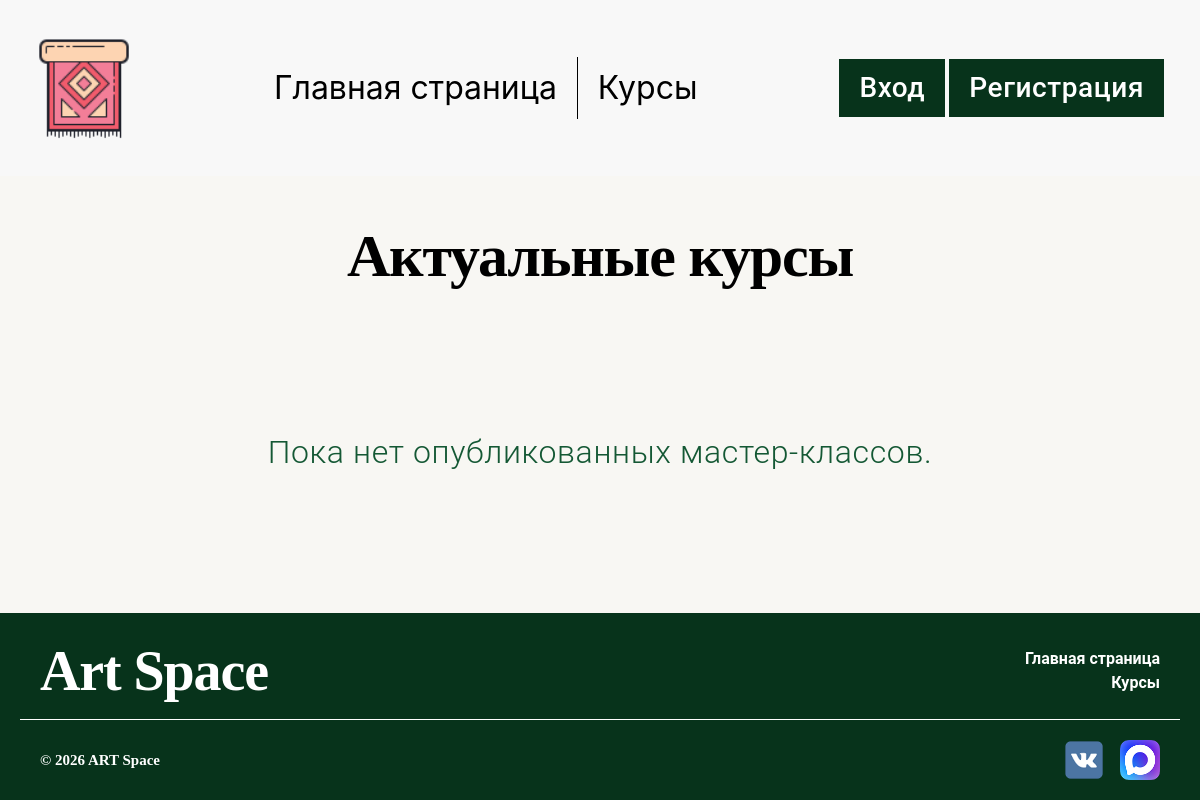
Before: /masterclass/ with the older database file.
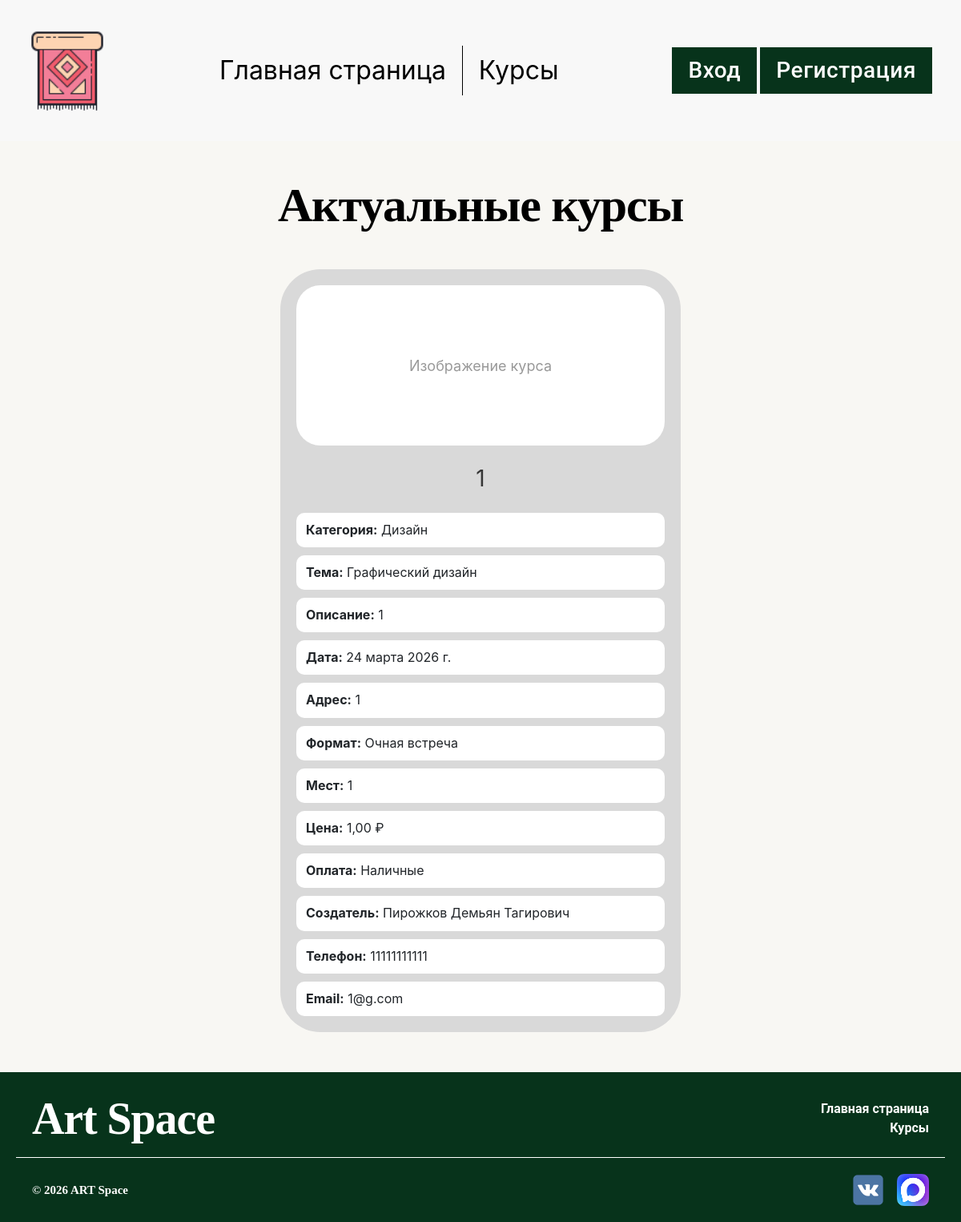
After: the same page with the newer database file.
### main/models.py (models this page shows, shortened)
class MasterClass(models.Model):
    METHODS_PAYMENT_CHOICES = {
        1: "Банковская карта",
        2: "Онлайн-перевод",
        3: "Наличные",
    }
    FORMAT_CHOICES = {
        1: "Очная встреча",
        2: "Онлайн",
    }
    STATUS_CHOICES = {
        1: "Черновик",
        2: "На модерации",
        3: "Опубликован",
        4: "Идёт проведение",
        5: "Завершён",
        6: "Отклонён",
    }
    name = models.CharField(max_length=200, verbose_name='Название мастер-класса')
    category = models.ForeignKey(Category, on_delete=models.CASCADE, verbose_name='Категория')
    tema = models.ForeignKey(Tema, on_delete=models.CASCADE, verbose_name='Тема')
    description = models.CharField(max_length=200, verbose_name='Краткое описание')
    image = models.ImageField(upload_to='masterclass_images/', verbose_name='Изображение курса', null=True, blank=True)
    count = models.IntegerField(verbose_name='Количество доступных мест для записи')
    date_event = models.DateField(verbose_name='Дата проведения')
    duration = models.CharField(max_length=200, verbose_name='Адрес занятие')
    format = models.IntegerField(choices=FORMAT_CHOICES, verbose_name='Формат')
    price = models.DecimalField(max_digits=7, decimal_places=2, verbose_name='Стоимость участия')
    method_payment = models.IntegerField(choices=METHODS_PAYMENT_CHOICES, verbose_name='Способы оплаты')
    status = models.IntegerField(choices=STATUS_CHOICES, default=1)
    comment = models.CharField(max_length=200, null=True, blank=True)
    user = models.ForeignKey(User, on_delete=models.CASCADE)

class Category(models.Model):
    name = models.CharField(max_length=200)

class Tema(models.Model):
    name = models.CharField(max_length=200)
    category = models.ForeignKey(Category, on_delete=models.CASCADE, related_name='temas')

class ProfileUser(models.Model):
    user = models.OneToOneField(User, on_delete=models.CASCADE)
    fio = models.CharField(max_length=200)
    phone = models.CharField(max_length=11)

### main/views.py (the view)
# urls.py: path('masterclass/', masterclass_list, name='masterclass_list'),
def masterclass_list(request):
    classes = MasterClass.objects.filter(status=3).order_by('date_event')
    return render(request, 'masterclass_list.html', {'classes': classes})

### template/masterclass_list.html (shortened to what the changed rows need)
{% extends 'base.html' %}
{% load static %}
{% block content %}
<div class="container-fluid" style="max-width: 1920px; padding: 50px 20px;">
    <h1 style="font-family: 'Libre Baskerville', serif; font-weight: 700; font-size: clamp(32px, 5vw, 64px); line-height: 100%; letter-spacing: -0.02em; color: #000000; text-align: center; margin-bottom: 50px;">Актуальные курсы</h1>
    <div class="d-flex flex-wrap justify-content-center" style="gap: 30px;">
        {% for mc in classes %}
        <div class="course-card" style="width: 500px;">
            <div class="course-card-inner" style="width: 500px; min-height: 700px; border-radius: 50px; background: #D9D9D9; padding: 20px; display: flex; flex-direction: column; gap: 15px;">
                <div style="width: 100%; height: 200px; background: #FFFFFF; border-radius: 30px; display: flex; align-items: center; justify-content: center; overflow: hidden;">
                    {% if mc.image %}
                        <img src="{{ mc.image.url }}" alt="{{ mc.name }}" style="width: 100%; height: 100%; object-fit: cover;">
                    {% else %}
                        <span style="font-family: Inter, sans-serif; font-size: 18px; color: #999;">Изображение курса</span>
                    {% endif %}
                </div>
                <h5 style="font-family: Inter, sans-serif; font-weight: 400; font-size: 28px; line-height: 120%; text-align: center; color: #000000; opacity: 0.75; margin: 10px 0;">{{ mc.name }}</h5>
                <div style="display: flex; flex-direction: column; gap: 10px;">
                    <p style="font-family: Inter, sans-serif; font-weight: 400; font-size: 16px; line-height: 120%; background: #FFFFFF; padding: 12px; border-radius: 10px; margin: 0;"><strong>Категория:</strong> {{ mc.category.name }}</p>
                    <p style="font-family: Inter, sans-serif; font-weight: 400; font-size: 16px; line-height: 120%; background: #FFFFFF; padding: 12px; border-radius: 10px; margin: 0;"><strong>Тема:</strong> {{ mc.tema.name }}</p>
                    <p style="font-family: Inter, sans-serif; font-weight: 400; font-size: 16px; line-height: 120%; background: #FFFFFF; padding: 12px; border-radius: 10px; margin: 0;"><strong>Описание:</strong> {{ mc.description }}</p>
                    <p style="font-family: Inter, sans-serif; font-weight: 400; font-size: 16px; line-height: 120%; background: #FFFFFF; padding: 12px; border-radius: 10px; margin: 0;"><strong>Дата:</strong> {{ mc.date_event }}</p>
                    <p style="font-family: Inter, sans-serif; font-weight: 400; font-size: 16px; line-height: 120%; background: #FFFFFF; padding: 12px; border-radius: 10px; margin: 0;"><strong>Адрес:</strong> {{ mc.duration }}</p>
                    <p style="font-family: Inter, sans-serif; font-weight: 400; font-size: 16px; line-height: 120%; background: #FFFFFF; padding: 12px; border-radius: 10px; margin: 0;"><strong>Формат:</strong> {{ mc.get_format_display }}</p>
                    <p style="font-family: Inter, sans-serif; font-weight: 400; font-size: 16px; line-height: 120%; background: #FFFFFF; padding: 12px; border-radius: 10px; margin: 0;"><strong>Мест:</strong> {{ mc.count }}</p>
                    <p style="font-family: Inter, sans-serif; font-weight: 400; font-size: 16px; line-height: 120%; background: #FFFFFF; padding: 12px; border-radius: 10px; margin: 0;"><strong>Цена:</strong> {{ mc.price }} ₽</p>
                    <p style="font-family: Inter, sans-serif; font-weight: 400; font-size: 16px; line-height: 120%; background: #FFFFFF; padding: 12px; border-radius: 10px; margin: 0;"><strong>Оплата:</strong> {{ mc.get_method_payment_display }}</p>
                    <p style="font-family: Inter, sans-serif; font-weight: 400; font-size: 16px; line-height: 120%; background: #FFFFFF; padding: 12px; border-radius: 10px; margin: 0;"><strong>Создатель:</strong> {{ mc.user.profileuser.fio }}</p>
                    <p style="font-family: Inter, sans-serif; font-weight: 400; font-size: 16px; line-height: 120%; background: #FFFFFF; padding: 12px; border-radius: 10px; margin: 0;"><strong>Телефон:</strong> {{ mc.user.profileuser.phone }}</p>
                    <p style="font-family: Inter, sans-serif; font-weight: 400; font-size: 16px; line-height: 120%; background: #FFFFFF; padding: 12px; border-radius: 10px; margin: 0;"><strong>Email:</strong> {{ mc.user.email }}</p>
                </div>
            </div>
        </div>
        {% empty %}
        <p style="width: 100%; font-family: Roboto, sans-serif; font-weight: 300; font-size: 32px; line-height: 100%; letter-spacing: 0.02em; color: #145834; text-align: center; margin-top: 100px;">Пока нет опубликованных мастер-классов.</p>
        {% endfor %}
    </div>
</div>
{% endblock %}

Changed rows visible on the page:
added MasterClass: image "Изображение курса", name "1", category.name "Дизайн", tema.name "Графический дизайн", description "1", date_event "24 марта 2026 г.", duration "1", format "Очная встреча", count "1", price "1,00", method_payment "Наличные", user.profileuser.fio "Пирожков Демьян Тагирович", user.profileuser.phone "11111111111", user.email "1@g.com"
Other visible differences:
text no longer shown: "Пока нет опубликованных мастер-классов."
